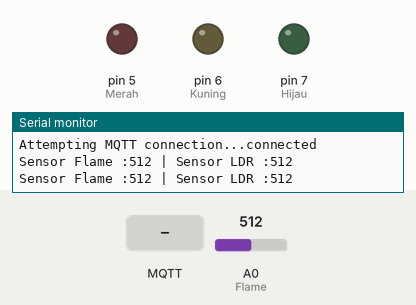
Bench run of a sketch on a simulated Arduino Uno, built with avr-gcc and run on an emulated ATmega328P. Shown: output pins drawn as LEDs (lit = HIGH), the last lines printed to the serial monitor. The test bench sets the inputs (shaded band); at power-on: A0 (Flame) = 512. WiFi joins after 1.5 s; servers stay silent unless stated; no MQTT or app messages arrive unless stated.

Above: at 2.7 s.
2.8 s: MQTT message "HILDA311201/lampu1" arrives on the first subscribed topic
At 3.1 s:
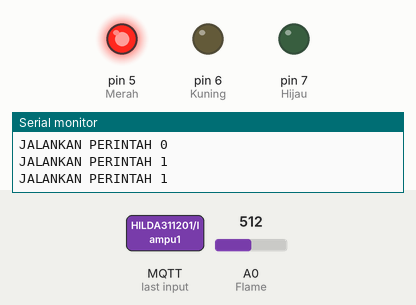
4.3 s: MQTT message "HILDA311201/lampu1" arrives on the second subscribed topic
At 5.4 s:
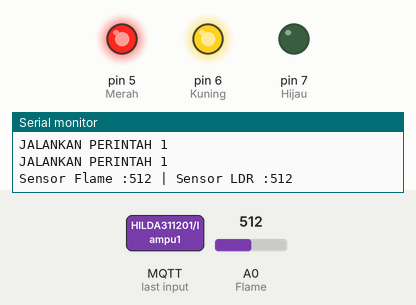
5.8 s: MQTT message "HILDA311201/lampu1" arrives on the third subscribed topic
At 6.6 s:
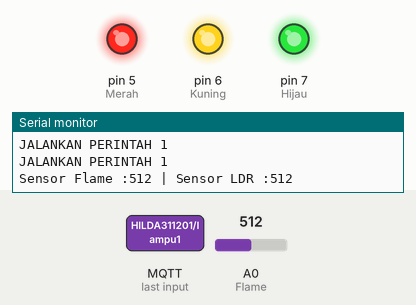
7.3 s: MQTT message "0" arrives on the first subscribed topic
At 8.5 s:
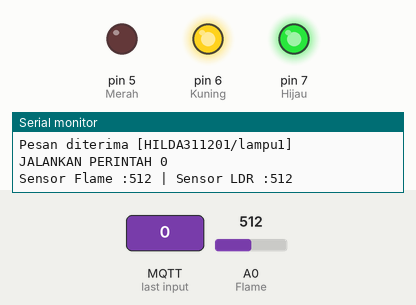
8.8 s: MQTT message "0" arrives on the second subscribed topic
At 9.8 s:
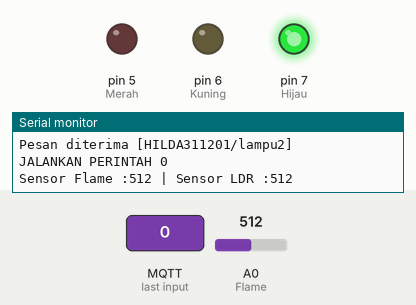
10.3 s: MQTT message "HILDA311201/lampu2" arrives on the first subscribed topic
At 11.2 s:
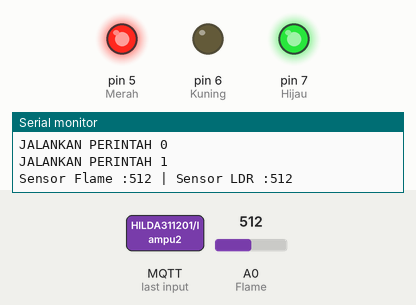
Timing chart, 0 to 12.8 s (numbered marks = the images above; inputs shaded):
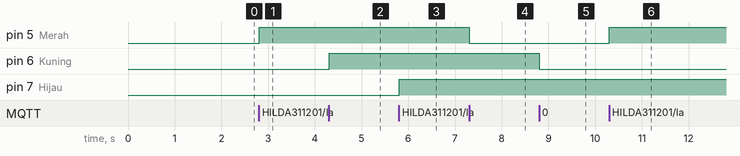

The sketch:

16_MQTT_ARDUINO_FLAME_LDR_3LED.ino
```cpp
#include <WiFiEsp.h>
#include <WiFiEspClient.h>
#include <WiFiEspUdp.h>
#include <SoftwareSerial.h>
#include <PubSubClient.h>


char ssid[] = "delameta"; // your network SSID (name)
char pass[] = "bilano1407"; // your network password
int status = WL_IDLE_STATUS; // the Wifi radio's status
unsigned long lastSend;

// Initialize the Ethernet client object
WiFiEspClient espClient;
PubSubClient client(espClient);

SoftwareSerial Serialx(2,3); // RX, TX   //ESP8266 RX,TX connected to these pins

int Flame=A0;
int LDR=A1;
int Merah=5;
int Kuning=6;
int Hijau=7;

void setup() {
// initialize serial for debugging
Serial.begin(115200);
// initialize serial for ESP module
Serialx.begin(9600);
// initialize ESP module
WiFi.init(&Serialx);
pinMode(Flame,INPUT);
pinMode(LDR,INPUT);
pinMode(Merah,OUTPUT);
pinMode(Kuning,OUTPUT);
pinMode(Hijau,OUTPUT);

// check for the presence of the shield
if (WiFi.status() == WL_NO_SHIELD) {
Serial.println("WiFi shield not present");
// don't continue
while (true);
}

// attempt to connect to WiFi network
while ( status != WL_CONNECTED) {
Serial.print("Attempting to connect to WPA SSID: ");
Serial.println(ssid);
// Connect to WPA/WPA2 network
status = WiFi.begin(ssid, pass);
lastSend = 0;
}

// you're connected now, so print out the data
Serial.println("You're connected to the network");

//connect to MQTT server
client.setServer("broker.hivemq.com", 1883);
client.setCallback(callback);
}

//print any message received for subscribed topic
void callback(char* topic, byte* payload, unsigned int length) {
Serial.print("Pesan diterima [");
  Serial.print(topic);
  Serial.println("] ");
  //==============================================================
  if (strcmp(topic, "HILDA311201/lampu1") == 0) //Membandingkan 2 buah String
  {
    for (int i=0;i<length;i++) {
    char receivedChar = (char)payload[i];
    if (receivedChar == '1'){
       //Jalankan Perintah1
       Serial.println("JALANKAN PERINTAH 1");
       digitalWrite(Merah,HIGH);
    }
    if (receivedChar == '0'){
       //Jalankan Perintah0
       Serial.println("JALANKAN PERINTAH 0");
       digitalWrite(Merah,LOW);
    }
  }
  }

   if (strcmp(topic, "HILDA311201/lampu2") == 0) //Membandingkan 2 buah String
  {
    for (int i=0;i<length;i++) {
    char receivedChar = (char)payload[i];
    if (receivedChar == '1'){
       //Jalankan Perintah1
       Serial.println("JALANKAN PERINTAH 1");
       digitalWrite(Kuning,HIGH);
    }
    if (receivedChar == '0'){
       //Jalankan Perintah0
       Serial.println("JALANKAN PERINTAH 0");
       digitalWrite(Kuning,LOW);
    }
  }
  }

   if (strcmp(topic, "HILDA311201/lampu3") == 0) //Membandingkan 2 buah String
  {
    for (int i=0;i<length;i++) {
    char receivedChar = (char)payload[i];
    if (receivedChar == '1'){
       //Jalankan Perintah1
       Serial.println("JALANKAN PERINTAH 1");
       digitalWrite(Hijau,HIGH);
    }
    if (receivedChar == '0'){
       //Jalankan Perintah0
       Serial.println("JALANKAN PERINTAH 0");
       digitalWrite(Hijau,LOW);
    }
  }
  }

  //==============================================================

}

void pushdata(){
  //Ambil Data / Baca Sensor
  int LDR= analogRead(LDR);
  int Flame= analogRead(Flame);

  //POST TO SERIAL
  Serial.print("Sensor Flame :");Serial.print(Flame);
  Serial.print(" | Sensor LDR :"); Serial.print(LDR);
  Serial.println();

  //POST TO MQTT
  client.publish("HILDA311201/Flame", String(Flame).c_str()); //Convert to String
  client.publish("HILDA311201/LDR", String(LDR).c_str());
}

void loop() {
// put your main code here, to run repeatedly:
if (!client.connected()) {
reconnect();
}
if ( millis() - lastSend > 1000 ) { // Update and send only after 1 seconds
    pushdata();
    lastSend = millis();
 }
client.loop();
}

void reconnect() {
// Loop until we're reconnected
while (!client.connected()) {
Serial.print("Attempting MQTT connection...");
// Attempt to connect, just a name to identify the client
if (client.connect("HILDA311201")) {
Serial.println("connected");

//client.publish("outpic","Hello World");
client.subscribe("HILDA311201/lampu1",0);
client.subscribe("HILDA311201/lampu2",0);
client.subscribe("HILDA311201/lampu3",0);

} else {
  Serial.print("failed, rc=");
  Serial.print(client.state());
  Serial.println(" try again in 5 seconds");
  // Wait 5 seconds before retrying
  delay(5000);
}
}
}
```

Measured:
- after the input at 2.8 s, pin 5 (Merah): LOW → HIGH at once
- after the input at 4.3 s, pin 6 (Kuning): LOW → HIGH at once
- after the input at 5.8 s, pin 7 (Hijau): LOW → HIGH at once
- after the input at 7.3 s, pin 5 (Merah): HIGH → LOW at once
- after the input at 8.8 s, pin 6 (Kuning): HIGH → LOW at once
- after the input at 10.3 s, pin 5 (Merah): LOW → HIGH at once
